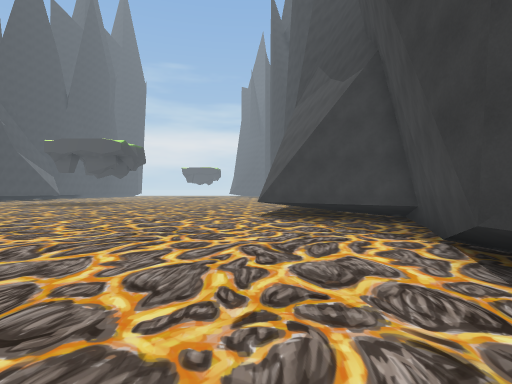
[1] (above)

23 first-person views from a walk through a scene from a Unity 3-D project. The camera is 1.5 m above the floor, looks level and sees 80° across. The floor is counted in squares, 2 m on a side. Each view is taken from the middle of a square. On the plan, view 1 faces up. The plan holds only what a view shows up to about 10 squares ahead; the rest is blank. The place goes on beyond the plan. The player is left out.

[2]
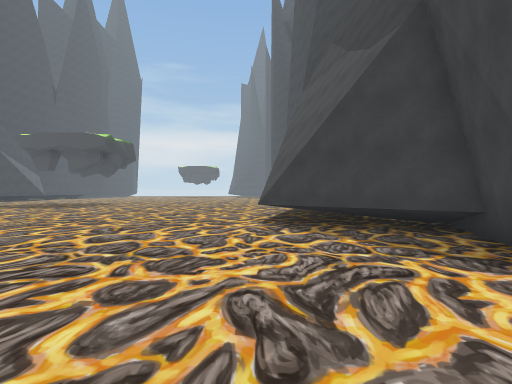

[3]
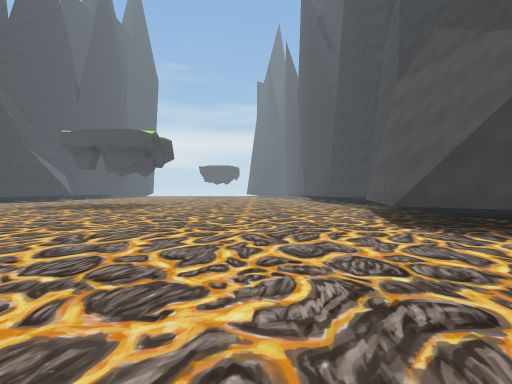

[4]
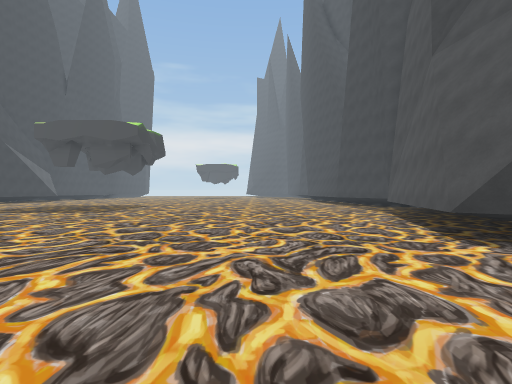

[5]
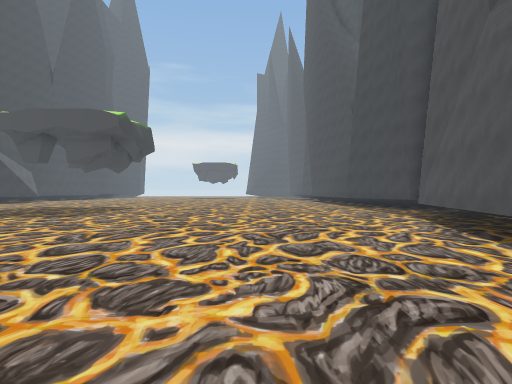

[6]
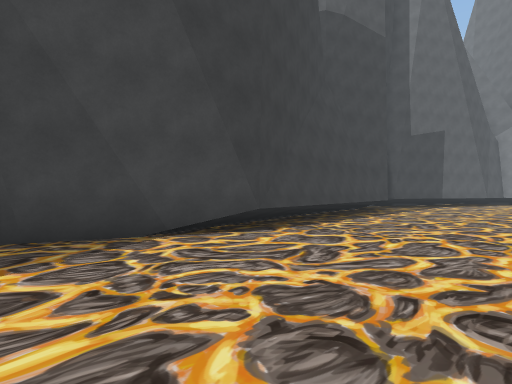

[7]
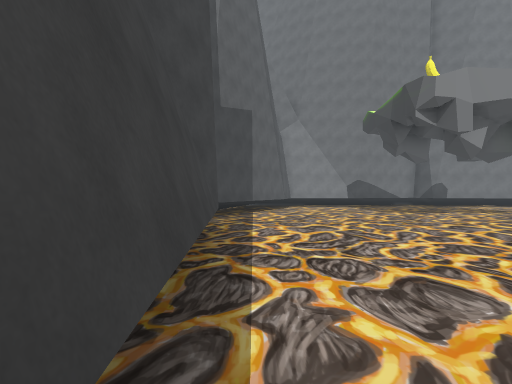

[8]
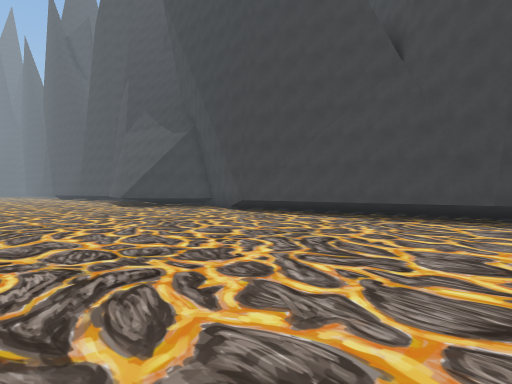

[9]
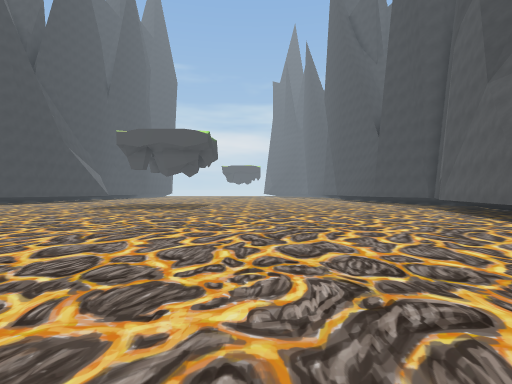

[10]
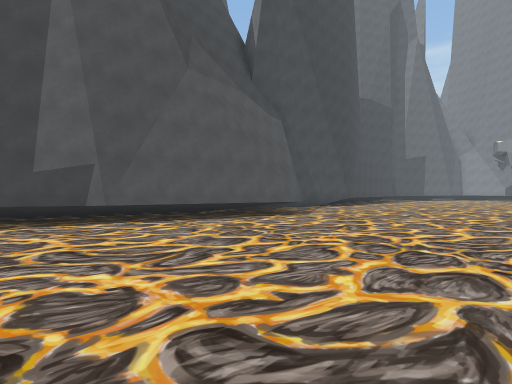

[11]
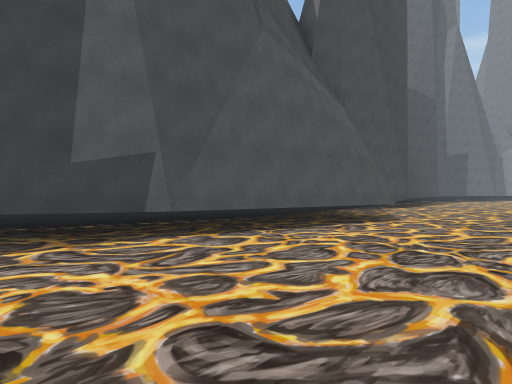

[12]
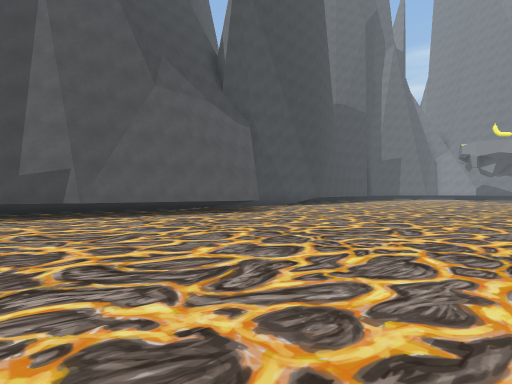

[13]
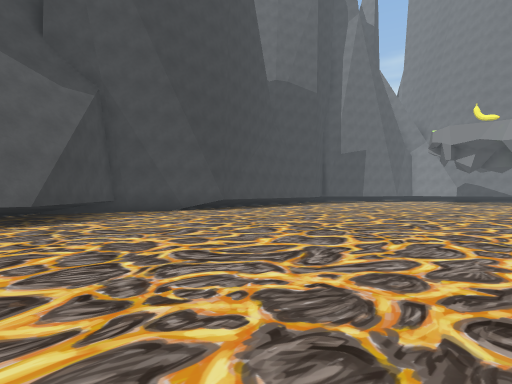

[14]
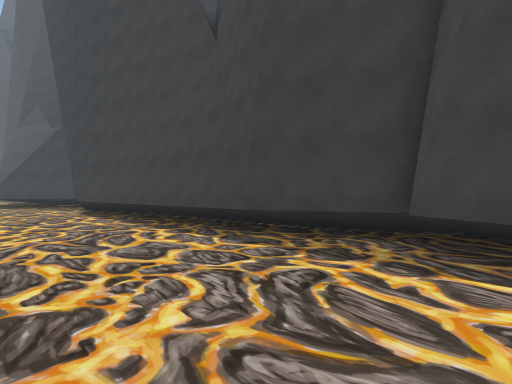

[15]
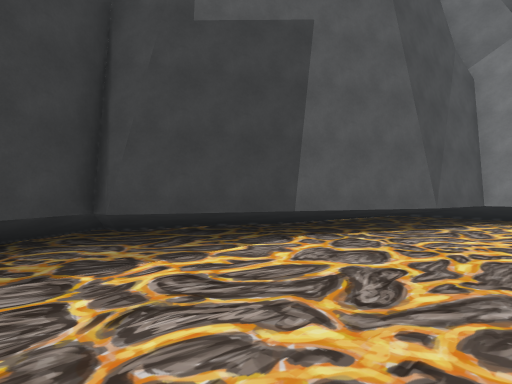

[16]
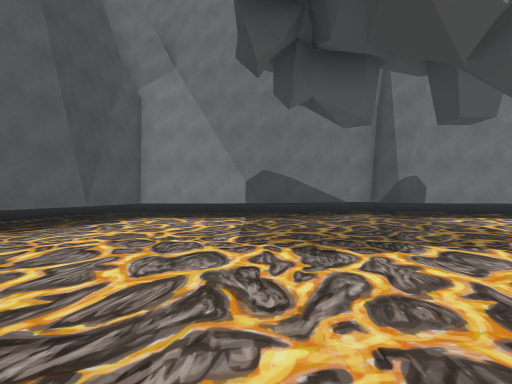

[17]
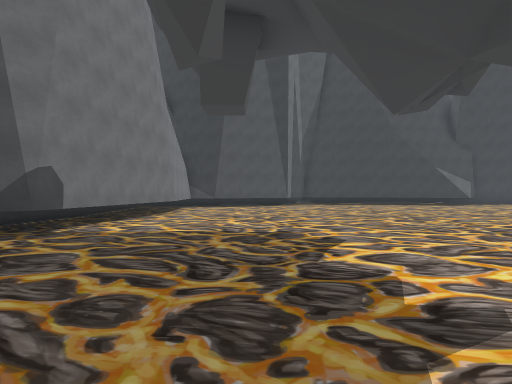

[18]
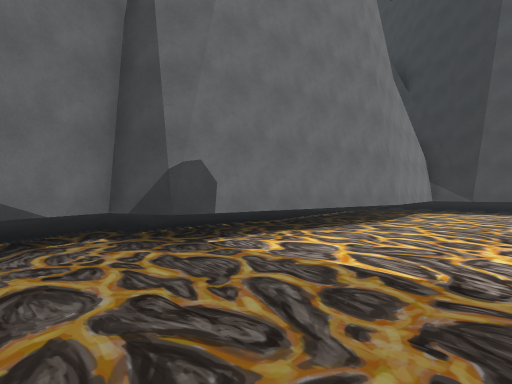

[19]
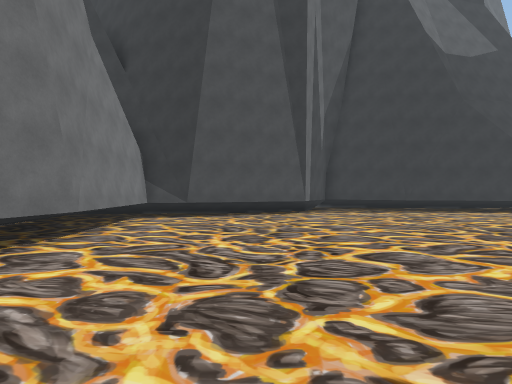

[20]
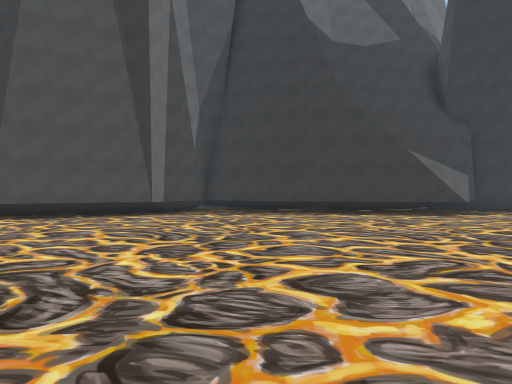

[21]
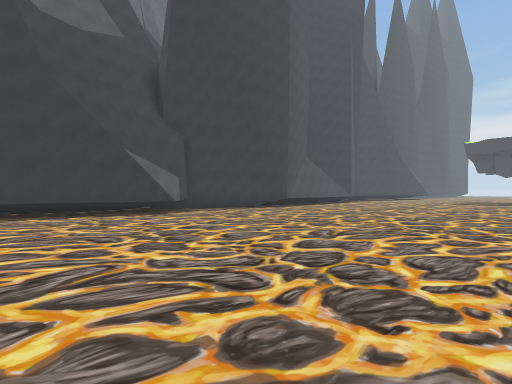

[22]
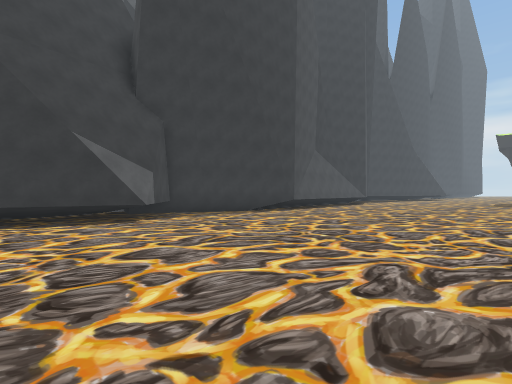

[23]
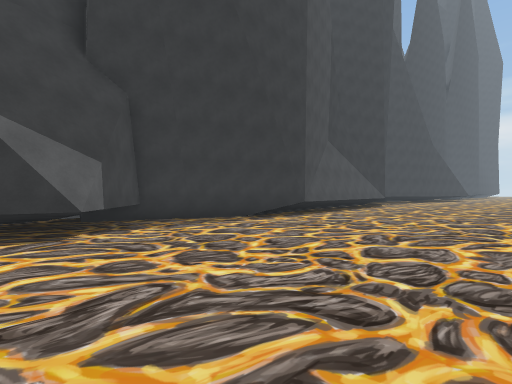

### Floor plan
Points are (right, up) in squares from view 1. A wall is a line through its corners. A room is listed if a view was taken in it or the views show most of it. See-through windows are left out.
Room 1 (views 1, 2, 3, 4, 5, 6, 7, 8, 9, 10, 11, 12, 13, 14, 15, 16, 17, 18, 19, 20, 21, 22, 23)
walls: (-18.6, 0.8) (-18.4, 0); (-19, 7.2) (-21.5, 1.3); (2.3, 2.3) (2.1, 2.9) (4.3, 8.4); (-20.9, 2.6) (-18.4, 0.5) (-19.5, -4.2); (0.3, 9.5) (0.2, 10.2); (3.6, 6.8) (0.1, 9.8) (1.6, 15.5); (-19, -9.1) (-18.6, -9.3) (-17, -13.1); (3.9, -7.5) (2.8, -5.1) (2.1, 3); (1.5, 15.3) (2.6, 17.6); (-17.1, -13) (-17, -14.2) (-12.9, -13.9) (-7.2, -14.8) (-6.7, -15.9) (-3, -14.6); (0.7, -12.8) (3.5, -7.5); (-3.1, -14.7) (0.2, -14.6) (0.7, -12.7)

Where each view was taken, in squares from view 1:
view 1: 0 up, 0 right, facing up
view 2: 2 up, 0 right, facing up
view 3: 3 up, 3 left, facing up
view 4: 5 up, 3 left, facing up
view 5: 7 up, 3 left, facing up
view 6: 7 up, 2 left, facing down-right
view 7: 1 up, 2 right, facing down
view 8: 6 down, 6 left, facing up-right
view 9: 3 up, 6 left, facing up
view 10: 18 up, 6 left, facing down-right
view 11: 18 up, 3 left, facing down-right
view 12: 18 up, 8 left, facing down-right
view 13: 11 up, 8 left, facing down-right
view 14: 9 down, 1 left, facing up-right
view 15: 6 down, 1 left, facing down-right
view 16: 6 down, 3 left, facing down
view 17: 11 down, 2 left, facing left
view 18: 11 down, 5 left, facing down-left
view 19: 11 down, 8 left, facing left
view 20: 6 down, 9 left, facing left
view 21: 5 down, 9 left, facing up-left
view 22: 3 down, 11 left, facing up-left
view 23: 1 down, 13 left, facing up-left
